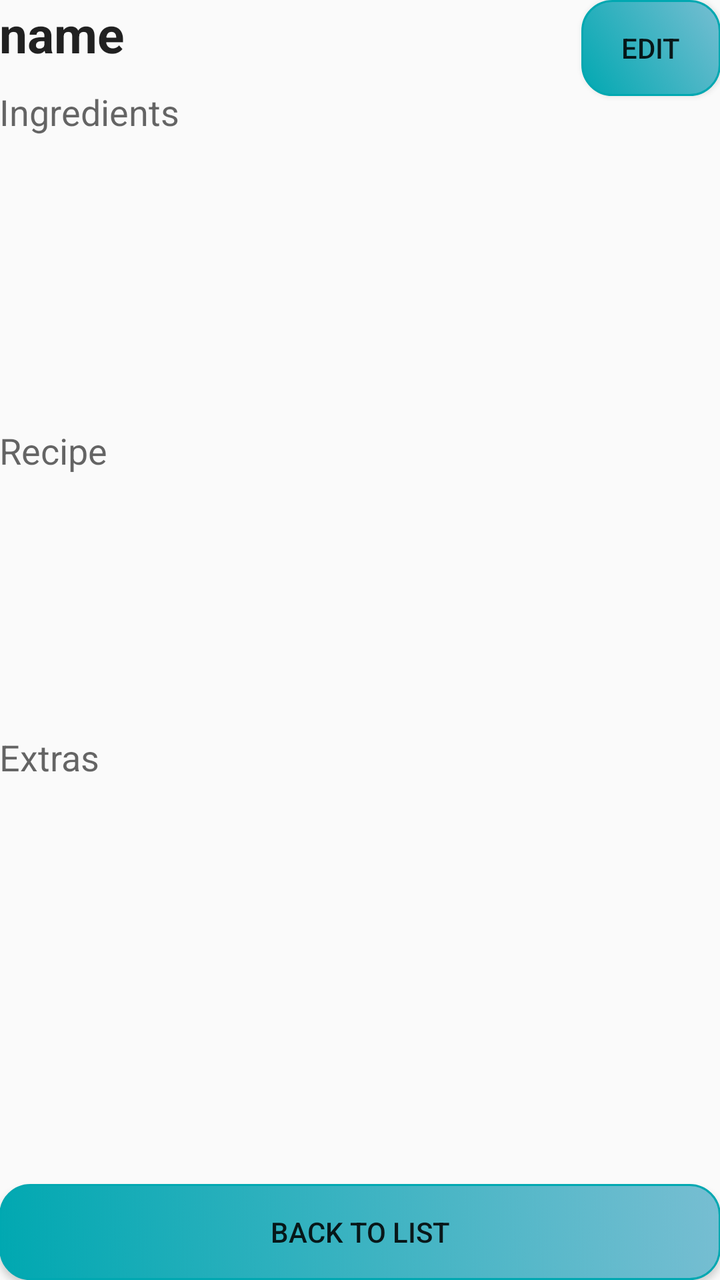
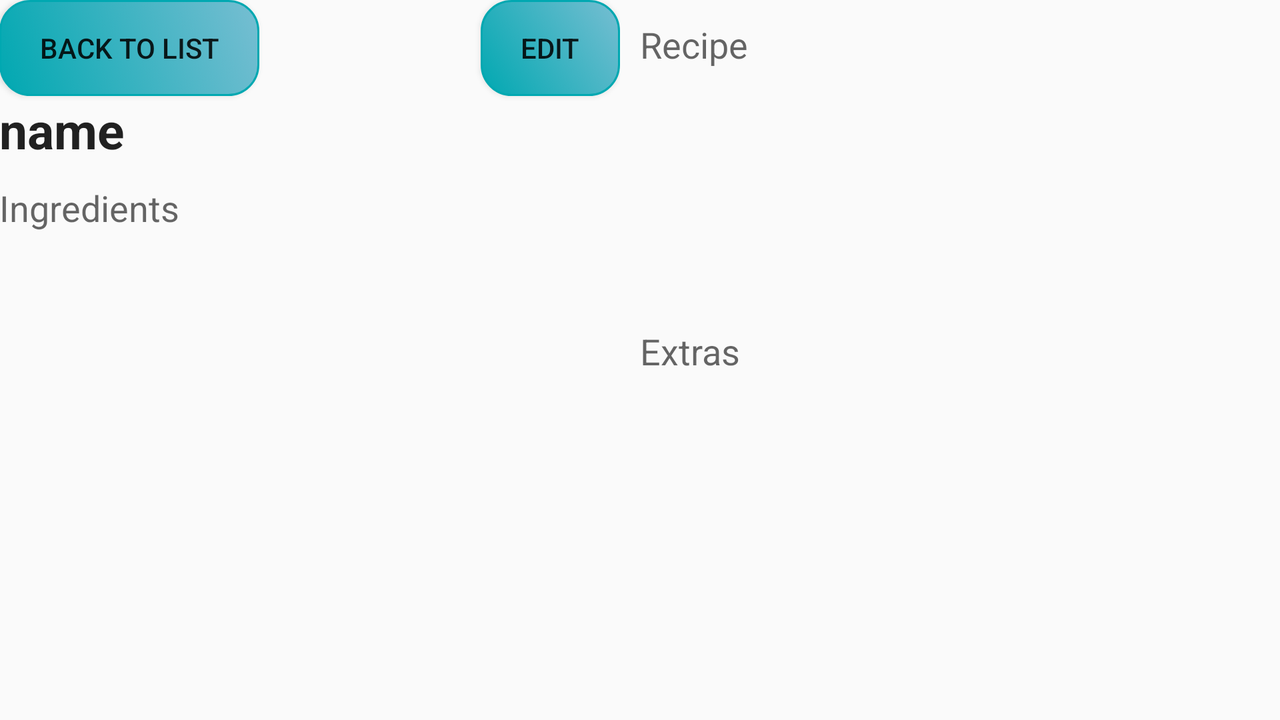

Compare how this app lays out the same screen by default and in its alternative resource folder. The renders come first, then the two layout files and the values they reference.
<!-- AndroidManifest.xml: application theme AppTheme -->
<!-- res/layout/activity_see_recipe.xml -->
<?xml version="1.0" encoding="utf-8"?>
<RelativeLayout xmlns:android="http://schemas.android.com/apk/res/android"
    xmlns:tools="http://schemas.android.com/tools"
    android:layout_width="match_parent"
    android:layout_height="match_parent"
    android:paddingBottom="@dimen/activity_vertical_margin"
    android:paddingLeft="@dimen/activity_horizontal_margin"
    android:paddingRight="@dimen/activity_horizontal_margin"
    android:paddingTop="@dimen/activity_vertical_margin"
    tools:context="mprog.nl.emptyyourfridge.addRecipeActivity">

    <TextView
        android:layout_width="fill_parent"
        android:layout_height="wrap_content"
        android:id="@+id/name"
        android:layout_alignParentTop="true"
        android:text="name"
        android:textAppearance="?android:attr/textAppearanceLarge"
        android:textSize="25sp"
        android:layout_alignParentStart="true"
        android:layout_toStartOf="@+id/edit"
        android:hint="recipe name"
        android:textStyle="bold" />

    <TextView
        android:layout_width="wrap_content"
        android:layout_height="wrap_content"
        android:textAppearance="?android:attr/textAppearanceMedium"
        android:text="Ingredients"
        android:id="@+id/ingredientsText"
        android:layout_below="@+id/name"
        android:layout_alignParentStart="true"
        android:paddingTop="10dp" />

    <ListView
        android:layout_width="wrap_content"
        android:listSelector="@android:color/transparent"
        android:layout_height="135dp"
        android:id="@+id/ingredients"
        android:longClickable="true"
        android:layout_below="@+id/ingredientsText"
        android:layout_alignParentStart="true" />

    <ScrollView
        android:layout_width="wrap_content"
        android:layout_height="150dp"
        android:id="@+id/scrollView"
        android:layout_below="@+id/ingredients"
        android:layout_alignParentStart="true"
        android:layout_above="@+id/back"
        android:layout_alignEnd="@+id/ingredients"
        android:paddingTop="10dp">

        <RelativeLayout
            android:orientation="vertical"
            android:layout_width="match_parent"
            android:layout_height="match_parent">

            <TextView
                android:layout_width="wrap_content"
                android:layout_height="wrap_content"
                android:textAppearance="?android:attr/textAppearanceMedium"
                android:text="Recipe"
                android:id="@+id/recipeText"
                android:layout_alignParentStart="true" />

            <ImageView
                android:layout_width="wrap_content"
                android:layout_height="100dp"
                android:id="@+id/recipeImage"
                android:layout_alignParentStart="true"
                android:layout_below="@+id/recipeText"
                android:clickable="true" />

            <TextView
                android:layout_width="wrap_content"
                android:layout_height="wrap_content"
                android:textAppearance="?android:attr/textAppearanceSmall"
                android:id="@+id/recipe"
                android:layout_alignParentStart="true"
                android:layout_below="@+id/recipeImage" />

            <TextView
                android:layout_width="wrap_content"
                android:layout_height="wrap_content"
                android:textAppearance="?android:attr/textAppearanceMedium"
                android:text="Extras"
                android:id="@+id/extraText"
                android:paddingTop="10dp"
                android:layout_below="@+id/recipe"
                android:layout_alignParentStart="true"/>

            <TextView
                android:layout_width="wrap_content"
                android:layout_height="wrap_content"
                android:textAppearance="?android:attr/textAppearanceSmall"
                android:id="@+id/notes"
                android:layout_alignParentStart="true"
                android:layout_below="@+id/extraText" />

            <HorizontalScrollView
                android:layout_width="match_parent"
                android:layout_height="wrap_content"
                android:layout_below="@+id/notes">

                <LinearLayout
                    android:id="@+id/imageGallery"
                    android:layout_width="wrap_content"
                    android:layout_height="80dp"
                    android:orientation="horizontal"
                    android:paddingTop="2dp"/>
            </HorizontalScrollView>

        </RelativeLayout>

    </ScrollView>

    <Button
        style="?android:attr/buttonStyleSmall"
        android:layout_width="wrap_content"
        android:layout_height="wrap_content"
        android:text="edit"
        android:id="@+id/edit"
        android:background="@drawable/rounded_button"
        android:layout_alignTop="@+id/name"
        android:layout_alignEnd="@+id/ingredients"
        android:onClick="editButton" />

    <Button
        android:layout_width="fill_parent"
        android:layout_height="wrap_content"
        android:text="Back to list"
        android:id="@+id/back"
        android:onClick="backButton"
        android:background="@drawable/rounded_button"
        android:layout_alignParentBottom="true"
        android:layout_centerHorizontal="true"
        android:layout_marginTop="5dp" />

    <ImageView
        android:layout_width="fill_parent"
        android:layout_height="fill_parent"
        android:id="@+id/largeImage"
        android:layout_toStartOf="@+id/edit"
        android:layout_alignBottom="@+id/back"
        android:layout_alignParentEnd="true"
        android:clickable="true" />


</RelativeLayout>
<!-- resources referenced by this layout -->
<resources>
  <!-- drawable rounded_button (drawable) -->
  <?xml version="1.0" encoding="utf-8"?>
  <selector xmlns:android="http://schemas.android.com/apk/res/android">
      <item android:state_pressed="true" >
          <shape>
              <stroke android:width="1dp"
                  android:color="#008e96"
                  android:layout_width="match_parent"
                  android:layout_height="match_parent" />
              <gradient
                  android:angle="225"
                  android:startColor="#47b3d1"
                  android:endColor="#008e96"/>
              <padding
                  android:left="20dp"
                  android:right="20dp" />
              <corners android:bottomRightRadius="15dip" android:bottomLeftRadius="15dip"
                  android:topLeftRadius="15dip" android:topRightRadius="15dip"/>
          </shape>
      </item>
      <item>
          <shape>
              <stroke android:width="1dp"
                  android:color="#00a8b1"
                  android:layout_width="match_parent"
                  android:layout_height="match_parent" />
              <gradient
                  android:angle="225"
                  android:startColor="#77bed2"
                  android:endColor="#00a8b1"/>
              <padding
                  android:left="20dp"
                  android:right="20dp" />
              <corners android:bottomRightRadius="15dip" android:bottomLeftRadius="15dip"
                  android:topLeftRadius="15dip" android:topRightRadius="15dip"/>
          </shape>
      </item>
  </selector>
  <style name="AppTheme" parent="Theme.AppCompat.Light.DarkActionBar">
          
          <item name="colorPrimary">@color/colorPrimary</item>
          <item name="colorPrimaryDark">@color/colorPrimaryDark</item>
          <item name="colorAccent">@color/colorAccent</item>
      </style>
  <color name="colorPrimary">#009688</color>
  <color name="colorPrimaryDark">#757575</color>
  <color name="colorAccent">#ff4d4d</color>
</resources>
<!-- res/layout-land/activity_see_recipe.xml (the repository's variant of the layout above) -->
<!-- drawn on the phone turned sideways -->
<?xml version="1.0" encoding="utf-8"?>
<RelativeLayout xmlns:android="http://schemas.android.com/apk/res/android"
    xmlns:tools="http://schemas.android.com/tools"
    android:layout_width="match_parent"
    android:layout_height="match_parent"
    android:paddingBottom="@dimen/activity_vertical_margin"
    android:paddingLeft="@dimen/activity_horizontal_margin"
    android:paddingRight="@dimen/activity_horizontal_margin"
    android:paddingTop="@dimen/activity_vertical_margin"
    tools:context="mprog.nl.emptyyourfridge.addRecipeActivity">

    <LinearLayout
        android:orientation="horizontal"
        android:layout_width="match_parent"
        android:layout_height="match_parent">

        <RelativeLayout
            android:orientation="horizontal"
            android:layout_width="match_parent"
            android:layout_height="match_parent"
            android:layout_weight="1"
            android:layout_marginRight="10dp">

            <Button
                style="?android:attr/buttonStyleSmall"
                android:layout_width="wrap_content"
                android:layout_height="wrap_content"
                android:text="edit"
                android:id="@+id/edit"
                android:background="@drawable/rounded_button"
                android:onClick="editButton"
                android:layout_alignParentTop="true"
                android:layout_alignParentEnd="true" />

            <Button
                android:layout_width="wrap_content"
                android:layout_height="wrap_content"
                android:text="Back to list"
                android:id="@+id/back"
                android:onClick="backButton"
                android:background="@drawable/rounded_button"
                android:layout_alignParentTop="true"
                android:layout_alignParentStart="true" />

            <TextView
                android:layout_width="fill_parent"
                android:layout_height="wrap_content"
                android:id="@+id/name"
                android:text="name"
                android:textAppearance="?android:attr/textAppearanceLarge"
                android:textSize="25sp"
                android:hint="recipe name"
                android:textStyle="bold"
                android:layout_below="@+id/back"
                android:layout_alignParentStart="true" />

            <TextView
                android:layout_width="wrap_content"
                android:layout_height="wrap_content"
                android:textAppearance="?android:attr/textAppearanceMedium"
                android:text="Ingredients"
                android:id="@+id/ingredientsText"
                android:layout_below="@+id/name"
                android:layout_alignParentStart="true"
                android:paddingTop="10dp" />

            <ListView
                android:layout_width="wrap_content"
                android:listSelector="@android:color/transparent"
                android:layout_height="fill_parent"
                android:id="@+id/ingredients"
                android:longClickable="true"
                android:layout_below="@+id/ingredientsText"
                android:layout_alignParentStart="true" />
        </RelativeLayout>

        <ScrollView
            android:layout_width="wrap_content"
            android:layout_height="fill_parent"
            android:id="@+id/scrollView"
            android:layout_below="@+id/ingredients"
            android:layout_alignParentStart="true"
            android:layout_above="@+id/back"
            android:layout_alignEnd="@+id/ingredients"
            android:paddingTop="10dp"
            android:layout_weight="1">

            <RelativeLayout
                android:orientation="vertical"
                android:layout_width="match_parent"
                android:layout_height="match_parent">

                <TextView
                    android:layout_width="wrap_content"
                    android:layout_height="wrap_content"
                    android:textAppearance="?android:attr/textAppearanceMedium"
                    android:text="Recipe"
                    android:id="@+id/recipeText"
                    android:layout_alignParentStart="true" />

                <ImageView
                    android:layout_width="wrap_content"
                    android:layout_height="100dp"
                    android:id="@+id/recipeImage"
                    android:layout_alignParentStart="true"
                    android:layout_below="@+id/recipeText"
                    android:clickable="true" />

                <TextView
                    android:layout_width="wrap_content"
                    android:layout_height="wrap_content"
                    android:textAppearance="?android:attr/textAppearanceSmall"
                    android:id="@+id/recipe"
                    android:layout_alignParentStart="true"
                    android:layout_below="@+id/recipeImage" />

                <TextView
                    android:layout_width="wrap_content"
                    android:layout_height="wrap_content"
                    android:textAppearance="?android:attr/textAppearanceMedium"
                    android:text="Extras"
                    android:id="@+id/extraText"
                    android:paddingTop="10dp"
                    android:layout_below="@+id/recipe"
                    android:layout_alignParentStart="true"/>

                <TextView
                    android:layout_width="wrap_content"
                    android:layout_height="wrap_content"
                    android:textAppearance="?android:attr/textAppearanceSmall"
                    android:id="@+id/notes"
                    android:layout_alignParentStart="true"
                    android:layout_below="@+id/extraText" />

                <HorizontalScrollView
                    android:layout_width="match_parent"
                    android:layout_height="wrap_content"
                    android:layout_below="@+id/notes">

                    <LinearLayout
                        android:id="@+id/imageGallery"
                        android:layout_width="wrap_content"
                        android:layout_height="80dp"
                        android:orientation="horizontal"
                        android:paddingTop="2dp"
                        android:dividerPadding="5dp" />
                </HorizontalScrollView>

            </RelativeLayout>

        </ScrollView>
    </LinearLayout>

    <ImageView
        android:layout_width="fill_parent"
        android:layout_height="fill_parent"
        android:id="@+id/largeImage"
        android:layout_alignParentEnd="true"
        android:clickable="true"/>


</RelativeLayout>
